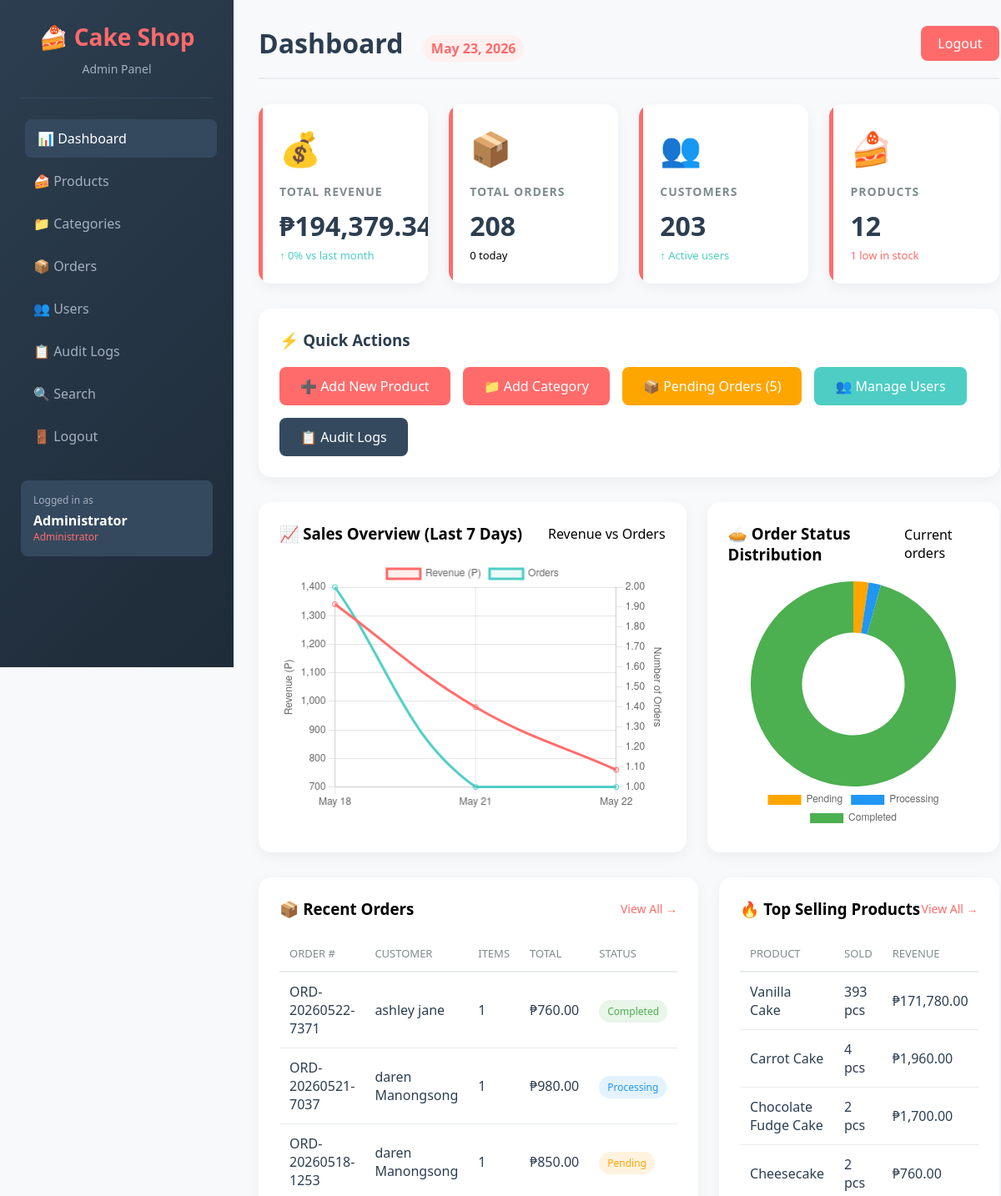
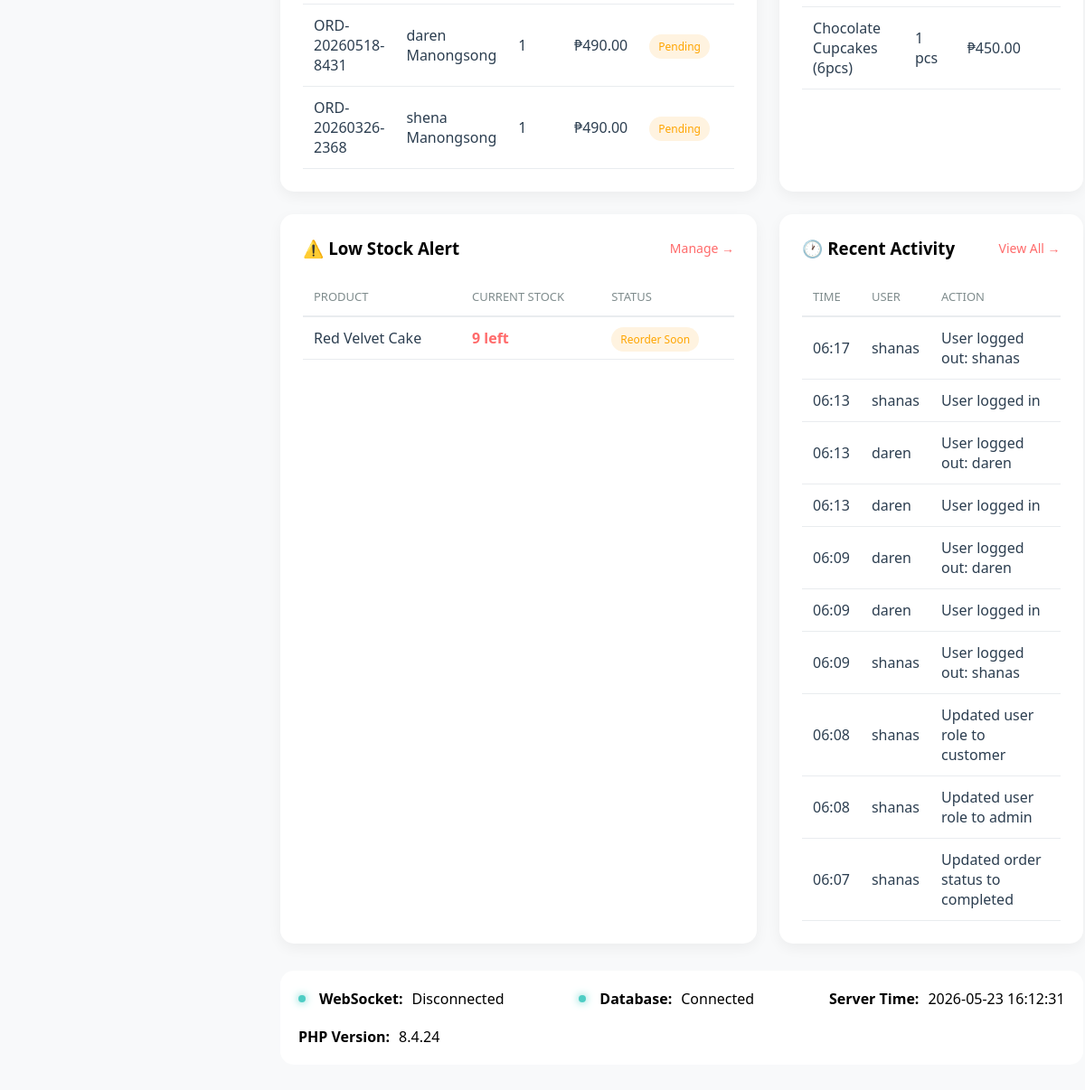
Page /admin/dashboard.php (signed in) on the committed database (2 pictures, top to bottom).
### tables this page shows
CREATE TABLE `orders` (
  `id` int(11) NOT NULL,
  `user_id` int(11) NOT NULL,
  `order_number` varchar(20) NOT NULL,
  `total_amount` decimal(10,2) NOT NULL,
  `status` enum('pending','processing','completed','cancelled') DEFAULT 'pending',
  `shipping_address` text DEFAULT NULL,
  `notes` text DEFAULT NULL,
  `order_token` varchar(255) DEFAULT NULL,
  `created_at` timestamp NOT NULL DEFAULT current_timestamp()
);

CREATE TABLE `users` (
  `id` int(11) NOT NULL,
  `username` varchar(50) NOT NULL,
  `email` varchar(100) NOT NULL,
  `password` varchar(255) NOT NULL,
  `full_name` varchar(100) DEFAULT NULL,
  `role` enum('admin','customer') DEFAULT 'customer',
  `created_at` timestamp NOT NULL DEFAULT current_timestamp()
);

CREATE TABLE `products` (
  `id` int(11) NOT NULL,
  `category_id` int(11) DEFAULT NULL,
  `name` varchar(100) NOT NULL,
  `description` text DEFAULT NULL,
  `price` decimal(10,2) NOT NULL,
  `stock` int(11) DEFAULT 0,
  `image` varchar(255) DEFAULT NULL,
  `status` enum('available','out_of_stock') DEFAULT 'available',
  `created_at` timestamp NOT NULL DEFAULT current_timestamp()
);

CREATE TABLE `audit_logs` (
  `id` int(11) NOT NULL,
  `user_id` int(11) DEFAULT NULL,
  `action` varchar(50) DEFAULT NULL,
  `table_name` varchar(50) DEFAULT NULL,
  `record_id` int(11) DEFAULT NULL,
  `details` text DEFAULT NULL,
  `created_at` timestamp NOT NULL DEFAULT current_timestamp()
);

### admin/dashboard.php (the view, shortened to what this page needs)
<?php
require_once '../db.php';
$total_products = $conn->query("SELECT COUNT(*) FROM products")->fetchColumn();
$total_orders = $conn->query("SELECT COUNT(*) FROM orders")->fetchColumn();
$total_customers = $conn->query("SELECT COUNT(*) FROM users WHERE role='customer'")->fetchColumn();
$total_revenue = $conn->query("SELECT SUM(total_amount) FROM orders")->fetchColumn() ?: 0;
$pending_orders = $conn->query("SELECT COUNT(*) FROM orders WHERE status='pending'")->fetchColumn();
$today_orders = $conn->query("SELECT COUNT(*) FROM orders WHERE DATE(created_at) = CURDATE()")->fetchColumn();
$recent_orders = $conn->query("
    SELECT o.*, u.username, u.full_name,
    (SELECT COUNT(*) FROM order_items WHERE order_id = o.id) as item_count
    FROM orders o
    JOIN users u ON o.user_id = u.id
    ORDER BY o.id DESC
    LIMIT 5
")->fetchAll();
$recent_logs = $conn->query("
    SELECT a.*, u.username
    FROM audit_logs a
    LEFT JOIN users u ON a.user_id = u.id
    ORDER BY a.id DESC
    LIMIT 10
")->fetchAll();
$sales_data = $conn->query("
    SELECT
        DATE(created_at) as date,
        COUNT(*) as order_count,
        SUM(total_amount) as revenue,
        COUNT(DISTINCT user_id) as unique_customers
    FROM orders
    WHERE created_at >= DATE_SUB(NOW(), INTERVAL 7 DAY)
    GROUP BY DATE(created_at)
    ORDER BY date
")->fetchAll();
$dates = [];
$revenues = [];
$order_counts = [];
foreach($sales_data as $data) {
    $dates[] = date('M d', strtotime($data['date']));
    $revenues[] = $data['revenue'] ?? 0;
    $order_counts[] = $data['order_count'] ?? 0;
}
$status_counts = $conn->query("
    SELECT status, COUNT(*) as count,
    ROUND(COUNT(*) * 100.0 / (SELECT COUNT(*) FROM orders), 1) as percentage
    FROM orders
    GROUP BY status
")->fetchAll();
$statuses = [];
$status_counts_data = [];
$status_percentages = [];
foreach($status_counts as $status) {
    $statuses[] = ucfirst($status['status']);
    $status_counts_data[] = $status['count'];
    $status_percentages[] = $status['percentage'] ?? 0;
}
$top_products = $conn->query("
    SELECT p.name, SUM(oi.quantity) as total_sold,
    SUM(oi.subtotal) as total_revenue
    FROM order_items oi
    JOIN products p ON oi.product_id = p.id
    GROUP BY p.id, p.name
    ORDER BY total_sold DESC
    LIMIT 5
")->fetchAll();
$low_stock = $conn->query("
    SELECT name, stock
    FROM products
    WHERE stock < 10 AND status = 'available'
    ORDER BY stock ASC
    LIMIT 5
")->fetchAll();
$revenue_growth = 0;
?>
<!DOCTYPE html>
<html lang="en">
<head>
</head>
<body>
    <div class="dashboard">
        <div class="sidebar">
            <div class="sidebar-header">
                <h2>🍰 <span>Cake Shop</span></h2>
                <p>Admin Panel</p>
            </div>
            <div class="sidebar-nav">
                <a href="dashboard.php" class="active">📊 Dashboard</a>
                <a href="products.php">🍰 Products</a>
                <a href="categories.php">📁 Categories</a>
                <a href="orders.php">📦 Orders</a>
                <a href="users.php">👥 Users</a>
                <a href="audit.php">📋 Audit Logs</a>
                <a href="search.php">🔍 Search</a>
                <a href="../logout.php">🚪 Logout</a>
            </div>
            <div style="margin-top: auto; padding-top: 30px;">
                <div style="background: #34495e; padding: 15px; border-radius: 8px;">
                    <p style="color: #a4b0be; font-size: 12px; margin-bottom: 5px;">Logged in as</p>
                    <p style="color: white; font-weight: bold;"><?php echo htmlspecialchars($_SESSION['full_name']); ?></p>
                    <p style="color: #ff6b6b; font-size: 12px;">Administrator</p>
                </div>
            </div>
        </div>
        <div class="content">
            <div class="header">
                <h1>Dashboard <span><?php echo date('F d, Y'); ?></span></h1>
                <a href="../logout.php" class="logout-btn">Logout</a>
            </div>
            <div class="stats-grid">
                <div class="stat-card">
                    <div class="stat-icon">💰</div>
                    <h3>Total Revenue</h3>
                    <div class="stat-value">₱<?php echo number_format($total_revenue, 2); ?></div>
                    <div class="stat-trend <?php echo $revenue_growth >= 0 ? 'trend-up' : 'trend-down'; ?>">
                        <?php echo $revenue_growth >= 0 ? '↑' : '↓'; ?> <?php echo abs($revenue_growth); ?>% vs last month
                    </div>
                </div>
                <div class="stat-card">
                    <div class="stat-icon">📦</div>
                    <h3>Total Orders</h3>
                    <div class="stat-value"><?php echo $total_orders; ?></div>
                    <div class="stat-trend"><?php echo $today_orders; ?> today</div>
                </div>
                <div class="stat-card">
                    <div class="stat-icon">👥</div>
                    <h3>Customers</h3>
                    <div class="stat-value"><?php echo $total_customers; ?></div>
                    <div class="stat-trend trend-up">↑ Active users</div>
                </div>
                <div class="stat-card">
                    <div class="stat-icon">🍰</div>
                    <h3>Products</h3>
                    <div class="stat-value"><?php echo $total_products; ?></div>
                    <div class="stat-trend <?php echo !empty($low_stock) ? 'trend-down' : 'trend-up'; ?>">
                        <?php echo count($low_stock); ?> low in stock
                    </div>
                </div>
            </div>
            <div class="quick-actions">
                <h3>⚡ Quick Actions</h3>
                <div class="action-buttons">
                    <a href="products.php?action=add" class="action-btn btn-add">➕ Add New Product</a>
                    <a href="categories.php" class="action-btn btn-add">📁 Add Category</a>
                    <a href="orders.php?status=pending" class="action-btn btn-pending">📦 Pending Orders (<?php echo $pending_orders; ?>)</a>
                    <a href="users.php" class="action-btn btn-users">👥 Manage Users</a>
                    <a href="audit.php" class="action-btn btn-logs">📋 Audit Logs</a>
                </div>
            </div>
            <div class="charts-container">
                <div class="chart-card">
                    <div class="chart-header">
                        <h3>📈 Sales Overview (Last 7 Days)</h3>
                        <span class="chart-period">Revenue vs Orders</span>
                    </div>
                    <div class="chart-wrapper">
                        <canvas id="salesChart"></canvas>
                    </div>
                </div>
                <div class="chart-card">
                    <div class="chart-header">
                        <h3>🥧 Order Status Distribution</h3>
                        <span class="chart-period">Current orders</span>
                    </div>
                    <div class="chart-wrapper">
                        <canvas id="ordersChart"></canvas>
                    </div>
                </div>
            </div>
            <div class="tables-grid">
                <div class="table-card">
                    <div class="table-header">
                        <h3>📦 Recent Orders</h3>
                        <a href="orders.php" class="view-all">View All →</a>
                    </div>
                    <table>
                        <thead><tr><th>Order #</th><th>Customer</th><th>Items</th><th>Total</th><th>Status</th></tr></thead>
                        <tbody>
                            <?php foreach($recent_orders as $order): ?>
                            <tr>
                                <td><?php echo $order['order_number']; ?></td>
                                <td><?php echo htmlspecialchars($order['full_name']); ?></td>
                                <td><?php echo $order['item_count']; ?></td>
                                <td>₱<?php echo number_format($order['total_amount'], 2); ?></td>
                                <td><span class="badge <?php echo $order['status']; ?>"><?php echo ucfirst($order['status']); ?></span></td>
                            </tr>
                            <?php endforeach; ?>
                        </tbody>
                    </table>
                </div>
                <div class="table-card">
                    <div class="table-header">
                        <h3>🔥 Top Selling Products</h3>
                        <a href="products.php" class="view-all">View All →</a>
                    </div>
                    <table>
                        <thead><tr><th>Product</th><th>Sold</th><th>Revenue</th></tr></thead>
                        <tbody>
                            <?php foreach($top_products as $product): ?>
                            <tr>
                                <td><?php echo htmlspecialchars($product['name']); ?></td>
                                <td><?php echo $product['total_sold']; ?> pcs</td>
                                <td>₱<?php echo number_format($product['total_revenue'], 2); ?></td>
                            </tr>
                            <?php endforeach; ?>
                        </tbody>
                    </table>
                </div>
                <div class="table-card">
                    <div class="table-header">
                        <h3>⚠️ Low Stock Alert</h3>
                        <a href="products.php" class="view-all">Manage →</a>
                    </div>
                    <table>
                        <thead><tr><th>Product</th><th>Current Stock</th><th>Status</th></tr></thead>
                        <tbody>
                            <?php foreach($low_stock as $product): ?>
                            <tr>
                                <td><?php echo htmlspecialchars($product['name']); ?></td>
                                <td class="low-stock"><?php echo $product['stock']; ?> left</td>
                                <td><span class="badge pending">Reorder Soon</span></td>
                            </tr>
                            <?php endforeach; ?>
                        </tbody>
                    </table>
                </div>
                <div class="table-card">
                    <div class="table-header">
                        <h3>🕐 Recent Activity</h3>
                        <a href="audit.php" class="view-all">View All →</a>
                    </div>
                    <table>
                        <thead><tr><th>Time</th><th>User</th><th>Action</th></tr></thead>
                        <tbody>
                            <?php foreach($recent_logs as $log): ?>
                            <tr>
                                <td><?php echo date('H:i', strtotime($log['created_at'])); ?></td>
                                <td><?php echo $log['username'] ?: 'System'; ?></td>
                                <td><?php echo htmlspecialchars($log['details'] ?: $log['action']); ?></td>
                            </tr>
                            <?php endforeach; ?>
                        </tbody>
                    </table>
                </div>
            </div>
            <div class="system-status">
                <div class="status-item"><span class="status-indicator status-connected"></span><strong>WebSocket:</strong> <span id="ws-status-text">Connected</span></div>
                <div class="status-item"><span class="status-indicator status-connected"></span><strong>Database:</strong> Connected</div>
                <div class="status-item"><strong>Server Time:</strong> <?php echo date('Y-m-d H:i:s'); ?></div>
                <div class="status-item"><strong>PHP Version:</strong> <?php echo phpversion(); ?></div>
            </div>
        </div>
    </div>
    <script>
        const salesCtx = document.getElementById('salesChart').getContext('2d');
        new Chart(salesCtx, {
            type: 'line',
            data: {
                labels: <?php echo json_encode($dates); ?>,
                datasets: [
                    { label: 'Revenue (₱)', data: <?php echo json_encode($revenues); ?>, borderColor: '#ff6b6b', backgroundColor: 'rgba(255,107,107,0.1)', yAxisID: 'y-revenue', tension: 0.4 },
                    { label: 'Orders', data: <?php echo json_encode($order_counts); ?>, borderColor: '#4ecdc4', backgroundColor: 'rgba(78,205,196,0.1)', yAxisID: 'y-orders', tension: 0.4 }
                ]
            },
            options: {
                responsive: true, maintainAspectRatio: false,
                scales: { 'y-revenue': { type: 'linear', position: 'left', title: { display: true, text: 'Revenue (₱)' } }, 'y-orders': { type: 'linear', position: 'right', title: { display: true, text: 'Number of Orders' }, grid: { drawOnChartArea: false } } }
            }
        });
        const ordersCtx = document.getElementById('ordersChart').getContext('2d');
        new Chart(ordersCtx, {
            type: 'doughnut',
            data: { labels: <?php echo json_encode($statuses); ?>, datasets: [{ data: <?php echo json_encode($status_counts_data); ?>, backgroundColor: ['orange','#2196f3','#4caf50','#f44336'], borderWidth: 0 }] },
            options: { responsive: true, maintainAspectRatio: false, plugins: { legend: { position: 'bottom' }, tooltip: { callbacks: { label: function(context) { return `${context.label}: ${context.raw} orders (${<?php echo json_encode($status_percentages); ?>[context.dataIndex]}%)`; } } } } }
        });
        const ws = new WebSocket('ws://localhost:8080');
        ws.onopen = function() { document.getElementById('ws-status-text').innerHTML = 'Connected'; };
        ws.onclose = function() { document.getElementById('ws-status-text').innerHTML = 'Disconnected'; };
        ws.onmessage = function(event) {
            const data = JSON.parse(event.data);
            const notification = document.getElementById('notification');
            const div = document.createElement('div');
            div.className = 'notification';
            div.textContent = '🔔 ' + (data.message || 'New update received');
            notification.appendChild(div);
            setTimeout(() => div.remove(), 3000);
            if(data.type === 'new_order') setTimeout(() => location.reload(), 2000);
        };
    </script>
</body>
</html>

### rows in the picture
orders: order_number "ORD-20260522-7371", user.full_name "ashley jane", item_count "1", total_amount "760.00", status "Completed"
orders: order_number "ORD-20260521-7037", user.full_name "daren Manongsong", item_count "1", total_amount "980.00", status "Processing"
orders: order_number "ORD-20260518-1253", user.full_name "daren Manongsong", item_count "1", total_amount "850.00", status "Pending"
orders: order_number "ORD-20260518-8431", user.full_name "daren Manongsong", item_count "1", total_amount "490.00", status "Pending"
orders: order_number "ORD-20260326-2368", user.full_name "shena Manongsong", item_count "1", total_amount "490.00", status "Pending"
products: name "Red Velvet Cake", stock "9"
audit_logs: created_at "06:17", user.username "shanas", details "User logged out: shanas"
audit_logs: created_at "06:13", user.username "shanas", details "User logged in"
audit_logs: created_at "06:13", user.username "daren", details "User logged out: daren"
audit_logs: created_at "06:13", user.username "daren", details "User logged in"
audit_logs: created_at "06:09", user.username "daren", details "User logged out: daren"
audit_logs: created_at "06:09", user.username "daren", details "User logged in"
audit_logs: created_at "06:09", user.username "shanas", details "User logged out: shanas"
audit_logs: created_at "06:08", user.username "shanas", details "Updated user role to customer"
audit_logs: created_at "06:08", user.username "shanas", details "Updated user role to admin"
audit_logs: created_at "06:07", user.username "shanas", details "Updated order status to completed"

### other values in the picture
$_SESSION['full_name'] "Administrator"
abs($revenue_growth) "0"
$total_orders "208"
$today_orders "0"
$total_customers "203"
$total_products "12"
count($low_stock) "1"
$pending_orders "5"
$product['name'] "Vanilla Cake"
$product['total_sold'] "393"
$product['total_revenue'] "171,780.00"
$product['name'] "Carrot Cake"
$product['total_sold'] "4"
$product['total_revenue'] "1,960.00"
$product['name'] "Chocolate Fudge Cake"
